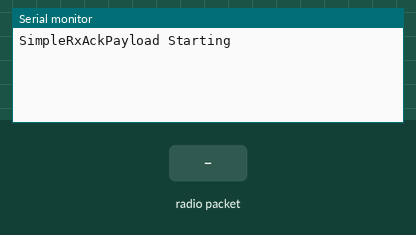
Recording of a sketch running on a simulated Arduino Uno, built with avr-gcc and run on an emulated ATmega328P. On the bench: the last lines printed to the serial monitor. Inputs (shaded band) come from the test bench. No radio packets arrive unless stated.

Above: at 1.2 s.
1.3 s: radio packet "1" arrives
At 2.1 s:
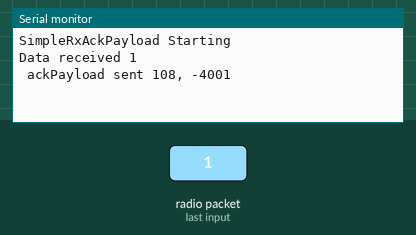
2.8 s: radio packet "0" arrives
At 3.2 s:
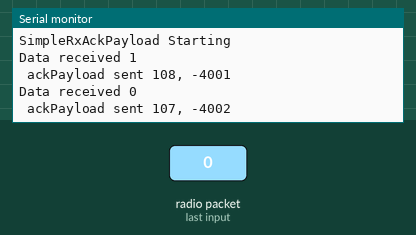
4.3 s: radio packet "2" arrives
At 5.6 s:
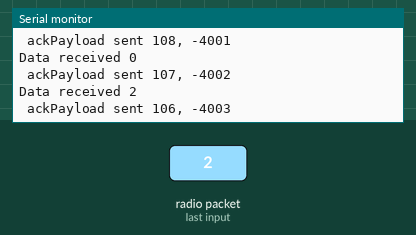

The sketch:

nrf24L01_Rx.ino
```cpp
#include <SPI.h>
#include <nRF24L01.h>
#include <RF24.h>

#define CE_PIN   9
#define CSN_PIN 10

const byte thisSlaveAddress[5] = {'e','Y','S','I','P'};

RF24 radio(CE_PIN, CSN_PIN);

char dataReceived[10]; // this must match dataToSend in the TX
int ackData[2] = {109, -4000}; // the two values to be sent to the master
bool newData = false;

//==============

void setup() {

    Serial.begin(9600);

    Serial.println("SimpleRxAckPayload Starting");
    radio.begin();
    radio.setDataRate( RF24_250KBPS );
    radio.openReadingPipe(1, thisSlaveAddress);

    radio.enableAckPayload();

    radio.startListening();

    radio.writeAckPayload(1, &ackData, sizeof(ackData)); // pre-load data
}

//==========

void loop() {
    getData();
    showData();
}

//============

void getData() {
    if ( radio.available() ) {
        radio.read( &dataReceived, sizeof(dataReceived) );
        updateReplyData();
        newData = true;
    }
}

//================

void showData() {
    if (newData == true) {
        Serial.print("Data received ");
        Serial.println(dataReceived);
        Serial.print(" ackPayload sent ");
        Serial.print(ackData[0]);
        Serial.print(", ");
        Serial.println(ackData[1]);
        newData = false;
    }
}

//================

void updateReplyData() {
    ackData[0] -= 1;
    ackData[1] -= 1;
    if (ackData[0] < 100) {
        ackData[0] = 109;
    }
    if (ackData[1] < -4009) {
        ackData[1] = -4000;
    }
    radio.writeAckPayload(1, &ackData, sizeof(ackData)); // load the payload for the next time
}
```

Measured:
- after the input at 1.3 s, the serial monitor: prints a new line at once (image 1)
- after the input at 2.8 s, the serial monitor: prints a new line at once (image 2)
- after the input at 4.3 s, the serial monitor: prints a new line at once (image 3)
